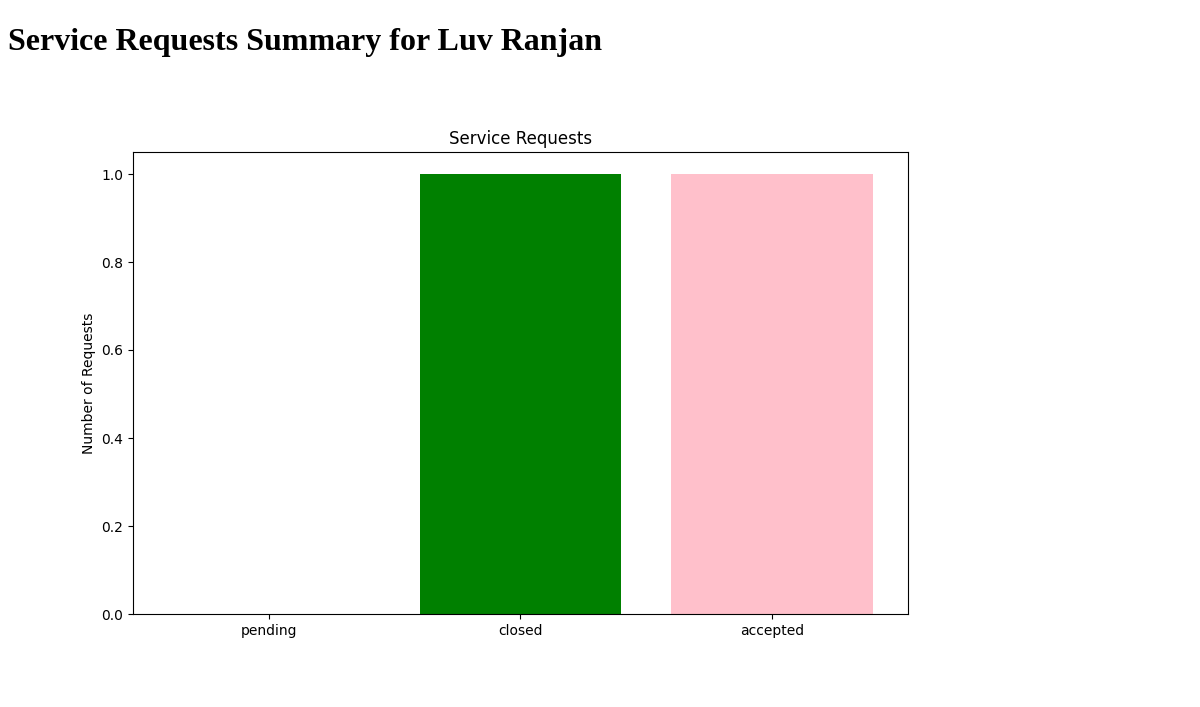
/user_summary/1, run on an earlier commit of the app's database.
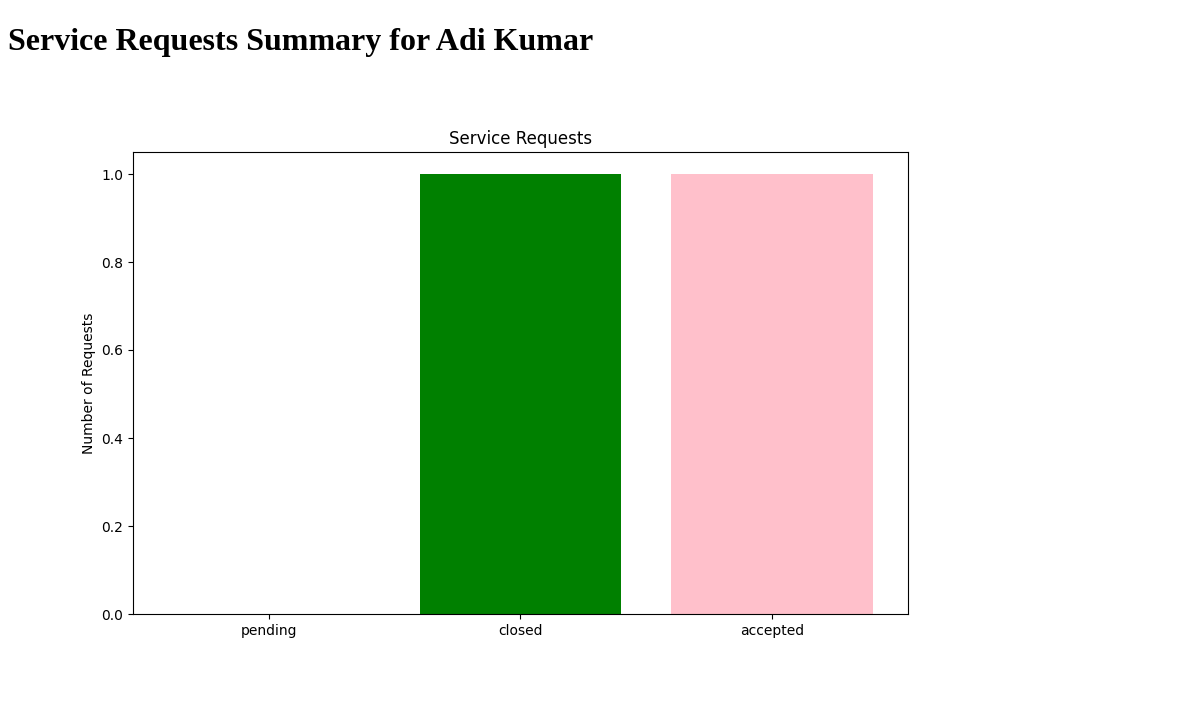
And on a later commit of the database.
### backend/models.py (models this page shows)
class User_Info(db.Model):
    __tablename__="user_info"
    id=db.Column(db.Integer,primary_key=True)
    email=db.Column(db.String,unique=True,nullable=False)
    password=db.Column(db.String,nullable=False)
    role=db.Column(db.Integer,default=1)
    full_name=db.Column(db.String,nullable=False)
    location=db.Column(db.String,nullable=False)
    pin_code=db.Column(db.Integer,nullable=False)
    user_status=db.Column(db.String,default='approved')
    phone=db.Column(db.Integer,nullable=False, unique=True)

### backend/controllers.py (the view)
@app.route("/user_summary/<int:user_id>")
def user_summary(user_id):
    user = User_Info.query.get(user_id)
    if not user:
        flash("User not found.", "error")
        return redirect(url_for("signin"))
    service_reqs = Service_req.query.filter_by(cust_id=user_id).all()
    status_counts = {
        'pending': 0,
        'closed': 0,
        'accepted': 0
    }
    for req in service_reqs:
        if req.status == 'pending':
            status_counts['pending'] += 1
        elif req.status == 'closed':
            status_counts['closed'] += 1
        elif req.status == 'accepted':
            status_counts['accepted'] += 1
    labels = list(status_counts.keys())
    values = list(status_counts.values())
    colors = ['blue', 'green', 'pink']
    plt.figure(figsize=(10, 6))
    bars = plt.bar(labels, values, color=colors)
    plt.ylabel('Number of Requests')
    plt.title('Service Requests')
    chart_path = os.path.join('static', f'service_summary_{user_id}.png')
    plt.savefig(chart_path)
    plt.close()
    return render_template(
        "user_summary.html",
        user=user,
        chart_url=url_for('static', filename=f'service_summary_{user_id}.png')
    )

### templates/user_summary.html (shortened to what this page needs)
<!DOCTYPE html>
<html lang="en">
<head>
</head>
<body>
    <h1>Service Requests Summary for {{ user.full_name }}</h1>
    <img src="{{ chart_url }}" alt="Service Requests Chart">
</body>
</html>

What changed in the data, as far as the page shows it:
changed User_Info: full_name "Luv Ranjan" → "Adi Kumar"
